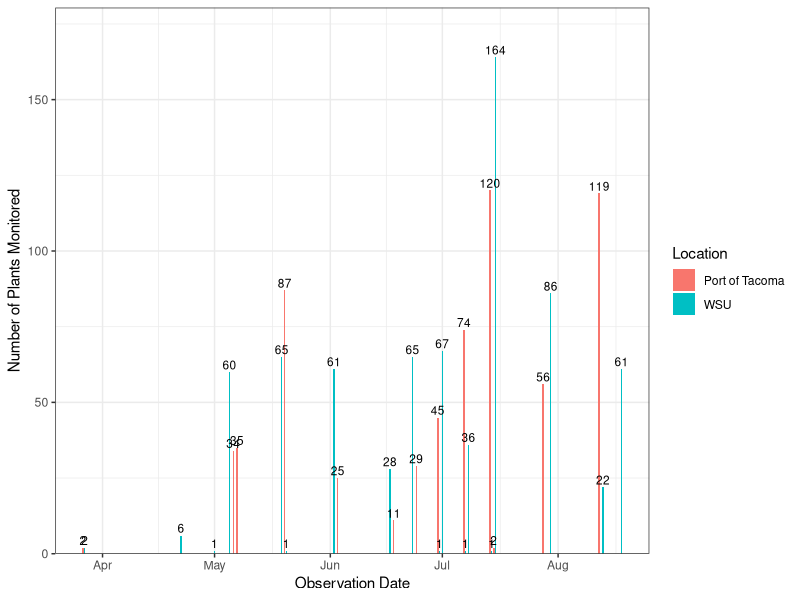
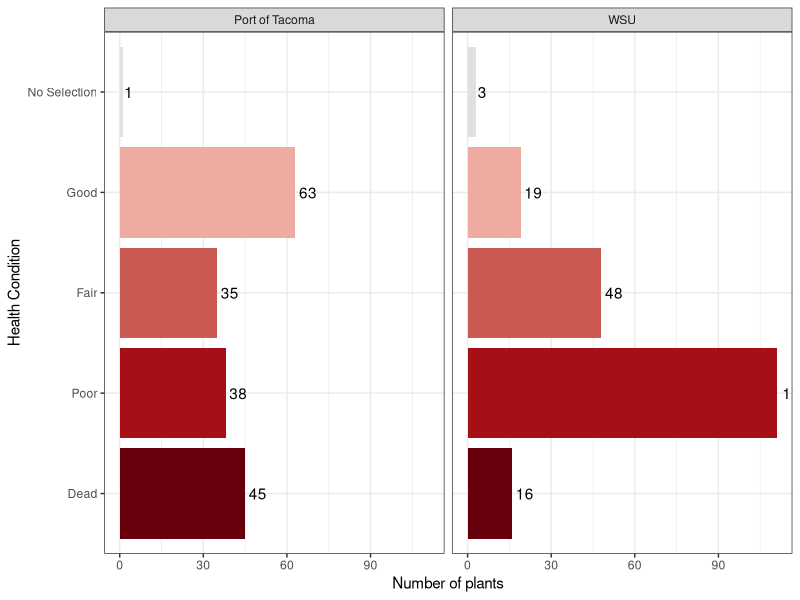
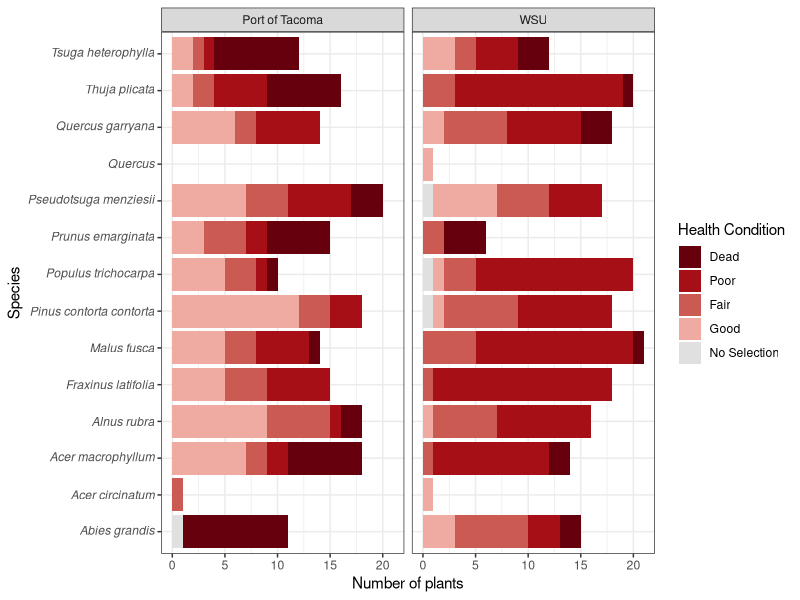

R code for these plots, in order:
## ---- chunk 1
knitr::opts_chunk$set(echo = FALSE)
## ---- chunk 2
library(tidyverse)
library(kableExtra)
## ---- chunk 3
data <-read.csv("./data/observations-8.21.26.csv")
#data <- data[c(1,4,8,14,43,47:60)]
## ---- chunk 4
data <- data %>%
  mutate(
    location = case_when(
      str_starts(field.plant.number..from.tag.or.map., "POT") ~ "Port of Tacoma",
      TRUE ~ "WSU"
  )
) %>%
  mutate(
    field.plant.health.condition = case_when(
      is.na(field.plant.health.condition) ~ "No Selection",
      field.plant.health.condition == "" ~ "No Selection",
      TRUE ~ field.plant.health.condition
    ) 
  ) %>%
   mutate(
    scientific_name = str_trim(scientific_name),
    scientific_name = recode(
      scientific_name,
      "Quercus garryana garryana" = "Quercus garryana",
      "Pseudotsuga" = "Pseudotsuga menziesii"
    )
  ) %>%
   filter(
    !is.na(scientific_name),
    scientific_name != "",
    !is.na(`field.plant.number..from.tag.or.map.`),
    `field.plant.number..from.tag.or.map.` != ""
  ) %>% 
   mutate(
    observed_on = as.Date(observed_on),
    scientific_name = factor(scientific_name),
    field.plant.health.condition = factor(field.plant.health.condition),
    field.foliage...insect.feeding = factor(field.foliage...insect.feeding),
    field.foliage...deformation = factor(field.foliage...deformation),
    field.woody.tissue....structural.damage = factor(field.woody.tissue....structural.damage),
    field.woody.tissue...signs.of.disease = factor(field.woody.tissue...signs.of.disease),
    field.woody.tissue...insect.activity = factor(field.woody.tissue...insect.activity),
    field.woody.tissue...symptoms = factor(field.woody.tissue...symptoms),
    field.root.collar...signs.of.disease = factor(field.root.collar...signs.of.disease),
    field.critical.root.zone..within.canopy.drip.line....damage.or.concerns =
    factor(field.critical.root.zone..within.canopy.drip.line....damage.or.concerns),
    location = factor(location) 
    )%>%
   mutate(
    field.plant.number..from.tag.or.map. =
      field.plant.number..from.tag.or.map. %>%
      str_replace(regex("^wsup", ignore_case = TRUE), "WSUP") %>%  # fix capitalization
      str_replace("^WSUP\\.", "WSUP") %>%                          # remove period
      str_replace("^WSUP(\\d)", "WSUP \\1") %>%                    # add missing space
      str_squish()                                                 # clean extra spaces
      )%>%
   mutate(
    field.plant.health.condition = factor(
      field.plant.health.condition,
      levels = c(
        "Dead",
        "Poor",
        "Fair",
        "Good",
        "No Selection"
      )))

## ---- chunk 5
Plant.Summary <- data %>%
  group_by(location) %>%
  summarise(
    Observations = n(),
    Unique.Plants = n_distinct(field.plant.number..from.tag.or.map.)
  )
## ---- chunk 6
obs.by.date <- data %>%
 mutate(observed_on = as.Date(observed_on)) %>%
  count(observed_on, location)
## ---- chunk 7
pd <- position_dodge2(width = 0.9, preserve = "single")
ggplot(obs.by.date,
       aes(observed_on, n, fill = location)) +
  geom_col(
    position = pd,
    width = 0.8
  ) +
  geom_text(
    aes(label = n),
    position = pd,
    vjust = -0.3,
    size = 3
  ) +
  scale_y_continuous(
    expand = expansion(mult = c(0, 0.1))
  ) +
  theme_bw() +
  labs(
    x = "Observation Date",
    y = "Number of Plants Monitored",
    fill = "Location"
  )
## ---- chunk 8
most.recent.data <- data %>%
  mutate(observed_on = as.Date(observed_on)) %>%
  group_by(field.plant.number..from.tag.or.map.) %>%
  slice_max(observed_on, n = 1, with_ties = FALSE) %>%
  ungroup()
## ---- chunk 9
ggplot(
  most.recent.data,
  aes(field.plant.health.condition,
      fill = field.plant.health.condition)
) +
  geom_bar() +
  stat_count(
    aes(label = after_stat(count)),
    geom = "text",
    hjust = -0.2
  ) +
  coord_flip() +
  facet_wrap(~location) +
  theme_bw()+ 
  guides(fill="none")+
  scale_fill_manual(
    values = c(
      "Dead"         = "#67000D",
      "Poor"         = "#A50F15",
      "Fair"         = "#CB5A52",
      "Good"         = "#EFABA2",
      "No Selection" = "#E0E0E0"))+
  labs(    
    x = "Health Condition",
    y = "Number of plants"
    )
## ---- chunk 10
ggplot(
  most.recent.data,
  aes(
    x = scientific_name,
    fill = field.plant.health.condition
  )
) +
  geom_bar() +
  facet_wrap(~ location,nrow=1) +
  scale_fill_manual(
    values = c(
      "Dead"         = "#67000D",
      "Poor"         = "#A50F15",
      "Fair"         = "#CB5A52",
      "Good"         = "#EFABA2",
      "No Selection" = "#E0E0E0"
    )) +
  coord_flip() +
  scale_x_discrete(labels = function(x) parse(text = paste0("italic('", x, "')"))) +
  theme_bw() +
  labs(
    x = "Species",
    y = "Number of plants",
    fill = "Health Condition"
  )
## ---- chunk 11
Health.Conflicts <- data %>%
  group_by(`field.plant.number..from.tag.or.map.`) %>%
  filter(n_distinct(`field.plant.health.condition`, na.rm = TRUE) > 1) %>%
  arrange(`field.plant.number..from.tag.or.map.`)
## ---- chunk 12
Health.Conflict.Summary <- data %>%
  group_by(`field.plant.number..from.tag.or.map.`,scientific_name) %>%
  summarise(
    n_entries = n(),
    n_health_conditions = n_distinct(`field.plant.health.condition`, na.rm = TRUE),
    health_conditions = paste(unique(na.omit(`field.plant.health.condition`)), collapse = ", "),
    .groups = "drop"
  ) %>%
  filter(n_health_conditions > 1) %>%
  arrange(`field.plant.number..from.tag.or.map.`)
kable(Health.Conflict.Summary[c(1:3,5)])

## ---- chunk 13
# Good <-> Fair

good_fair <- Health.Conflict.Summary %>%

  filter(health_conditions %in% c("Good, Fair", "Fair, Good"))

# Fair <-> Poor

fair_poor <- Health.Conflict.Summary %>%

  filter(health_conditions %in% c("Fair, Poor", "Poor, Fair"))

# Dead transitions

dead_transition <- Health.Conflict.Summary %>%

  filter(str_detect(health_conditions, "Dead")) %>%

  filter(

    str_detect(health_conditions, "Poor") |

    str_detect(health_conditions, "Fair")

  )

## ---- chunk 14
kable(good_fair)
## ---- chunk 15
kable(fair_poor)
## ---- chunk 16
kable(dead_transition)
## ---- chunk 17

All_Dead <- data %>%

  filter(`field.plant.health.condition` == "Dead") %>%

  group_by(`field.plant.number..from.tag.or.map.`, scientific_name) %>%

  summarise(

    n_dead_records = n(),

    n_total_records = n_distinct(observed_on), # replace with your date field if desired

    .groups = "drop"

  ) %>%

  arrange(`field.plant.number..from.tag.or.map.`)

kable(All_Dead)
## ---- chunk 18
insect.activity <- data %>% 
  filter(
    field.woody.tissue...insect.activity != "No Selection" & 
    field.woody.tissue...insect.activity != "None" &
    field.woody.tissue...insect.activity != "Not Sure" &
    field.woody.tissue...insect.activity != "" 
  ) %>%
  droplevels() %>%
  group_by(field.plant.number..from.tag.or.map.,scientific_name) %>%
  summarize(
    n_entries = n(),
    n_signs.of.disease = n_distinct(field.woody.tissue...insect.activity, na.rm = TRUE),
    insect.activity = paste(unique(na.omit(field.woody.tissue...insect.activity)), collapse = ", "),
    .groups = "drop"
    ) %>%
  arrange(field.plant.number..from.tag.or.map.)
kable(insect.activity[c(1,2,5)])
## ---- chunk 19
signs.of.disease <- data %>% 
  filter(
    field.woody.tissue...signs.of.disease != "No Selection" & 
    field.woody.tissue...signs.of.disease != "None" &
    field.woody.tissue...signs.of.disease != "Not Sure" &
    field.woody.tissue...signs.of.disease != "" 
  ) %>%
  droplevels() %>%
  group_by(field.plant.number..from.tag.or.map.,scientific_name) %>%
  summarize(
    n_entries = n(),
    n_signs.of.disease = n_distinct(field.woody.tissue...signs.of.disease, na.rm = TRUE),
    signs.of.disease = paste(unique(na.omit(field.woody.tissue...signs.of.disease)), collapse = ", "),
    .groups = "drop"
    ) %>%
  arrange(field.plant.number..from.tag.or.map.)
kable(signs.of.disease[c(1,2,5)])
